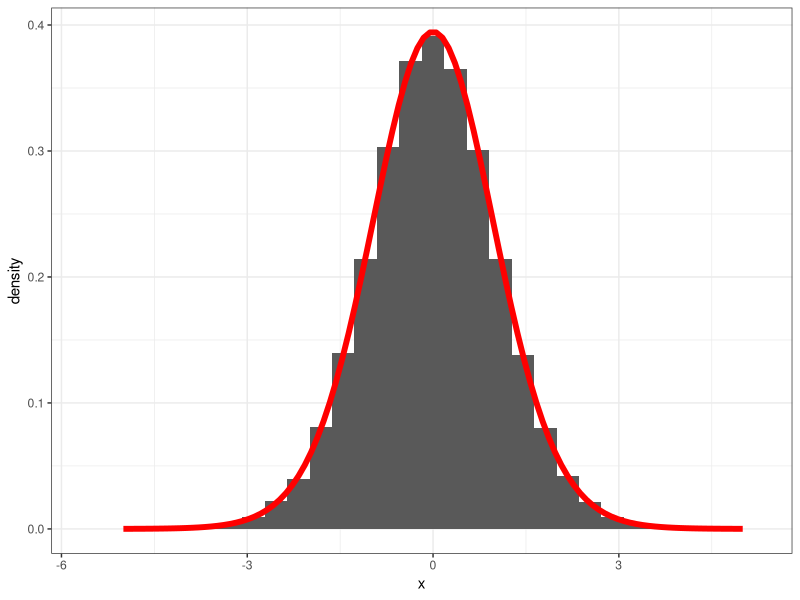
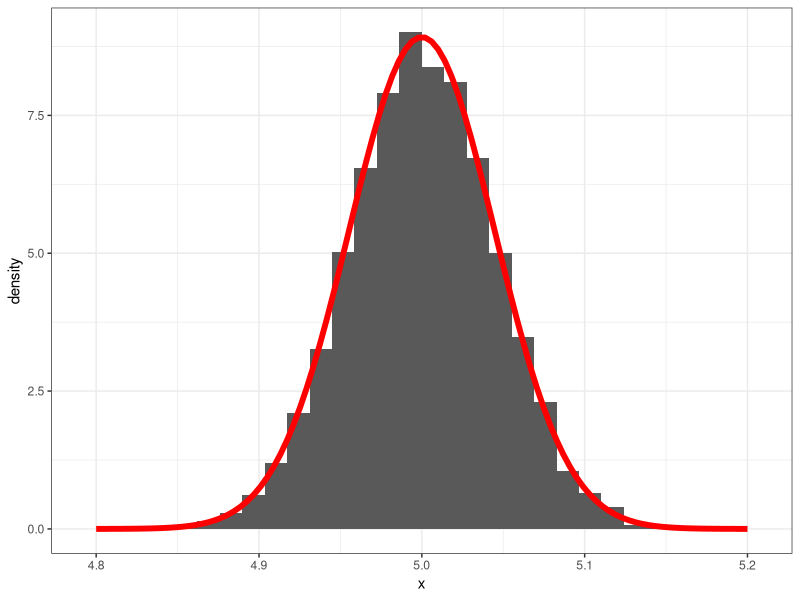
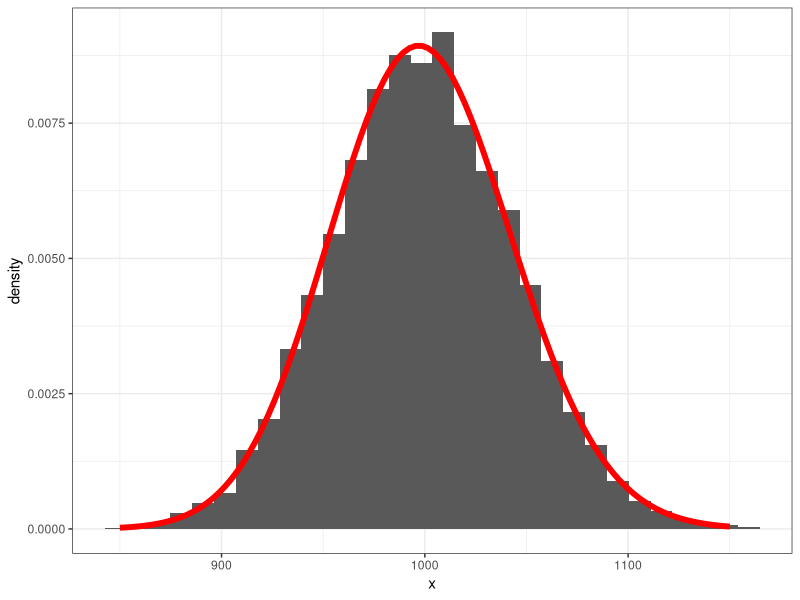
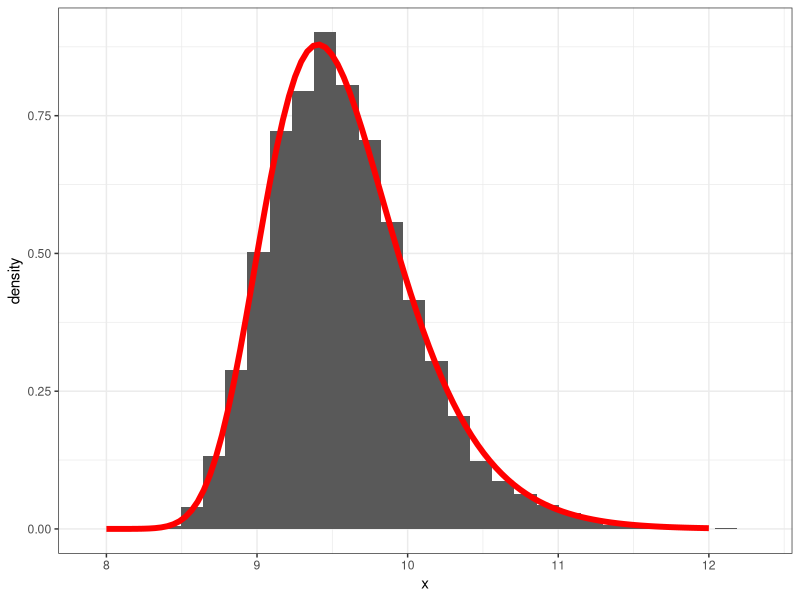
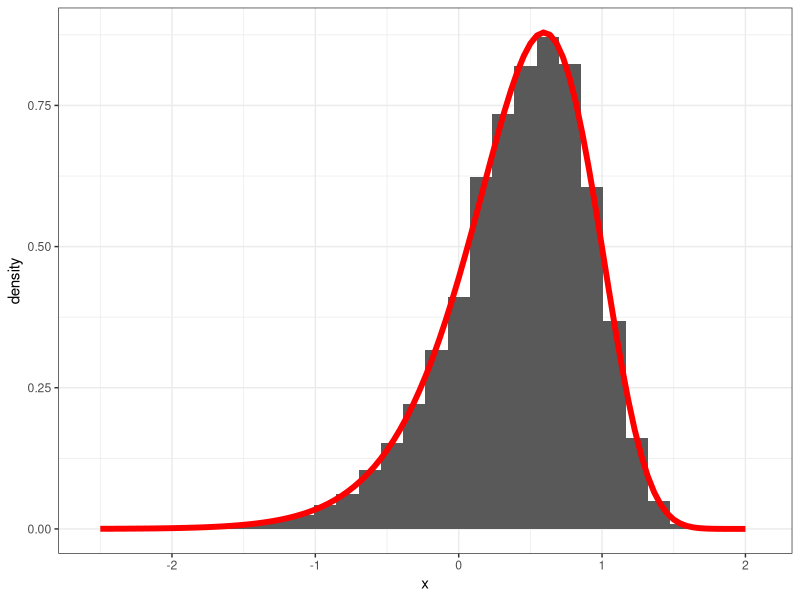
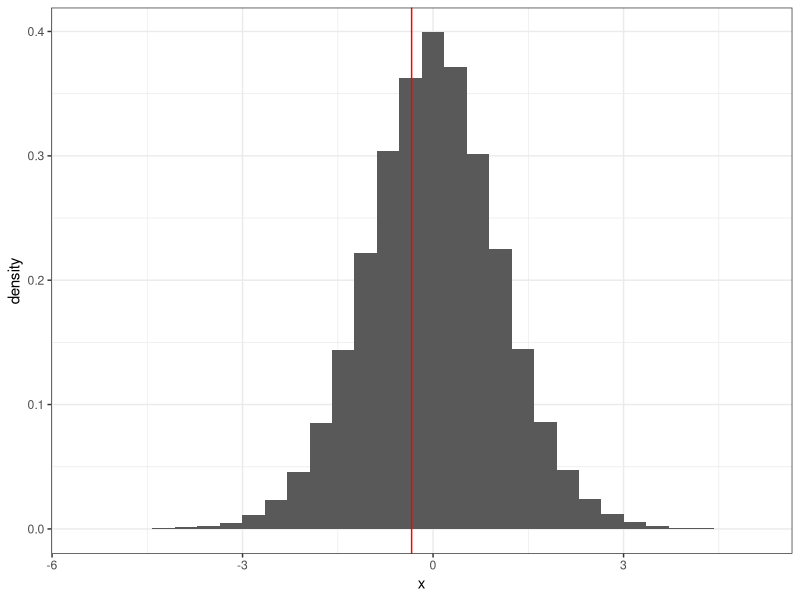
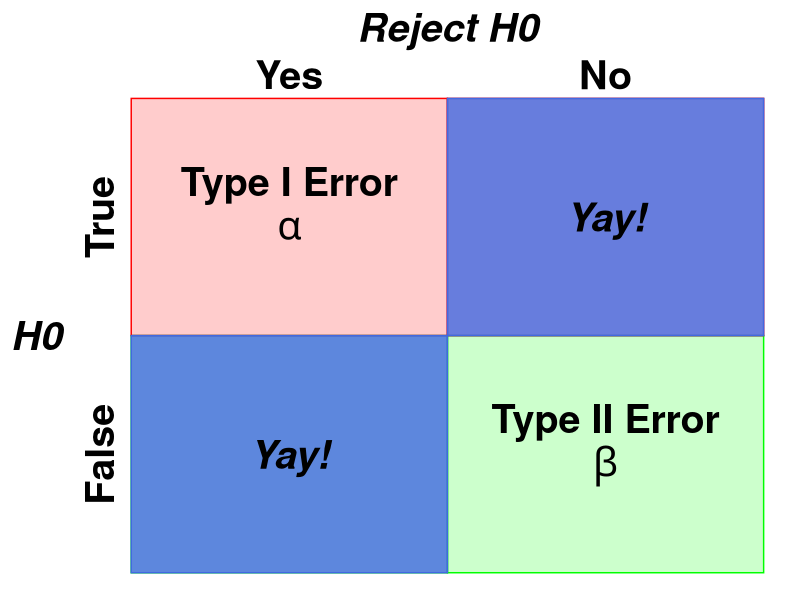
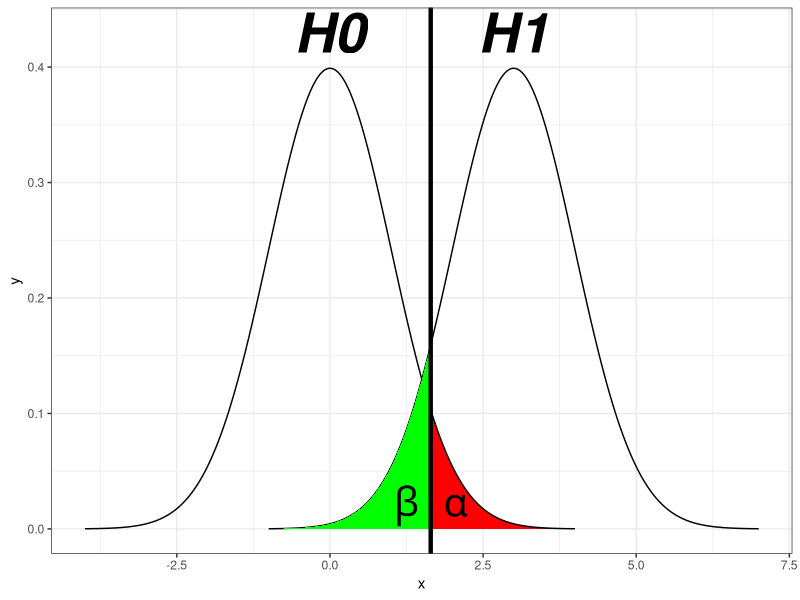

Here is the R script that generated these plots, in order:
## ---- chunk 1
#| code-fold: false

library(tidyverse)
theme_set(theme_bw())

## ---- chunk 2
#| code-fold: show
x <- rnorm(24, 3, 3)
## ---- chunk 3
t_stat <- function(i){
  x <- rnorm(24, 3, 3)
  tt <- (mean(x) - 3)/(sd(x)/sqrt(24))
  return(tt)
}
t_dist <- sapply(1:100000, t_stat)
xe <- seq(-5, 5, length.out = 100)
t_dist |> tibble(x = _) |> 
  ggplot(aes(x, y = ..density..)) +
  geom_histogram() +
  geom_line(data = tibble(x = xe, y = dt(xe, 23)),
            mapping = aes(x,y),
            col =  "red", lwd = 2)
## ---- chunk 4
#| code-fold: show
sim1 <- function(i){
  x <- rnorm(1000, mean = 5, sd = sqrt(2))
  return(mean(x))
}
results <- replicate(10000, sim1(1))

xe <- seq(4.8, 5.2, length.out = 100)
tibble(x = results) |> 
  ggplot(aes(x, y = ..density..)) +
  geom_histogram() +
  geom_line(data = tibble(x = xe, y = dnorm(xe, 5, sqrt(2/1000))),
            mapping = aes(x,y),
            col =  "red", lwd = 2)


## ---- chunk 5
#| code-fold: show
sim2 <- function(i){
  x <- rnorm(1000, mean = 5, sd = sqrt(2))
  return(var(x))
}
results <- replicate(10000, sim2(1))

xe <- seq(850, 1150, length.out = 100)
tibble(x = 999 * results / 2) |> 
  ggplot(aes(x, y = ..density..)) +
  geom_histogram() +
  geom_line(data = tibble(x = xe, y = dchisq(xe, 999)),
            mapping = aes(x,y),
            col =  "red", lwd = 2)


## ---- chunk 6
sim3 <- function(i){
  x <- rnorm(1000, mean = 5, sd = sqrt(2))
  return(max(x))
}
results <- replicate(10000, sim3(1))

xe <- seq(8, 12, length.out = 100)
tibble(x = results) |> 
  ggplot(aes(x, y = ..density..)) +
  geom_histogram() +
  geom_line(data = tibble(x = xe, 
                          y = 1000 * dnorm(xe, 5, sqrt(2)) * pnorm(xe, 5, sqrt(2))^999),
            mapping = aes(x,y),
            col =  "red", lwd = 2)

## ---- chunk 7
sim4 <- function(i){
  x <- rnorm(1000, mean = 5, sd = sqrt(2))
  return(min(x))
}
results <- replicate(10000, sim4(1))

xe <- seq(-2.5, 2, length.out = 100)
tibble(x = results) |> 
  ggplot(aes(x, y = ..density..)) +
  geom_histogram() +
  geom_line(data = tibble(x = xe, 
                          y = 1000 * (1 - pnorm(xe, 5, sqrt(2)))^999 * dnorm(xe, 5, sqrt(2))),
            mapping = aes(x,y),
            col =  "red", lwd = 2)

## ---- chunk 8
#| code-fold: show
x <- rnorm(24, 3, 3)
## ---- chunk 9

tstat <- (mean(x) - 3)/(sd(x)/sqrt(24))


t_stat_sim <- function(i){
  x <- rnorm(24, 3, 3)
  tt <- (mean(x) - 3)/(sd(x)/sqrt(24))
  return(tt)
}
t_dist <- sapply(1:100000, t_stat_sim)

t_dist |> tibble(x = _) |> 
  ggplot(aes(x, y = ..density..)) +
  geom_histogram() +
  geom_vline(aes(xintercept = tstat), col = "red")

sum(abs(tstat) < abs(t_dist))
(sum(abs(tstat) < abs(t_dist)) + 1) / (length(t_dist) + 1)


## ---- chunk 10
#| code-fold: show
x <- rnorm(24, 3, 3)
## ---- chunk 11
#| code-fold: false
y <- runif(35, 0, 8)
## ---- chunk 12


a1 <- data.frame(
   x = c(2.5,3.5),
   y = c(41, 41),
   label = c("Yes", "No")
)

a2 <- data.frame(
   x = c(1.9),
   y = c(25, 35),
   label = c("False", "True")
)
a3 <- tibble(x = c(1.7,3), 
             y = c(30, 43), 
             label = c("H0", "Reject H0"))

yay <- tibble(x = c(2.5, 3.5), 
              y = c(25, 35), 
              label = c("Yay!", "Yay!"))

type1 <- tibble(x = c(2.5, 3.5),
                y = c(36.5, 26.5),
                label = c("Type I Error", "Type II Error"))

type2 <- tibble(x = c(3.5, 2.5),
                y = c(24.5, 34.5),
                label = c("beta", "alpha"))


# basic graph
p <- ggplot() + theme_void()

# Add rectangles
p + annotate("rect", 
             xmin=c(2,3), xmax=c(3,4), 
             ymin=c(20,20), ymax=c(30,30), 
             alpha=0.2, color="green", fill="green") + 
    annotate("rect", 
             xmin=c(2,3), xmax=c(3,4), 
             ymin=c(30,30), ymax=c(40,40), 
             alpha=0.2, color="red", fill="red") +
    annotate("rect",
             xmin=c(3,2), xmax=c(4,3),
             ymin=c(30, 20), ymax=c(40, 30),
             alpha=0.8, color="royalblue", fill="royalblue") +
    geom_text(data=a1, aes(x=x, y=y, label=label),
             size=10 , fontface="bold" ) +
    geom_text(data=a3, aes(x=x, y=y, label=label),
             size=10 , fontface="bold.italic" ) +
    geom_text(data=a2, aes(x=x, y=y, label=label),
             size=10, angle = 90, fontface="bold" ) +
    geom_text(data=yay, aes(x=x, y=y, label=label),
             size=10, fontface="bold.italic" ) +
    geom_text(data=type1, aes(x=x, y=y, label=label),
             size=10, fontface="bold") +
    geom_text(data=type2, aes(x=x, y=y, label=label),
             size=10, fontface="bold", parse = T ) 

  

## ---- chunk 13
x <- seq(-4, 4, length.out = 1000)
xx <- seq(-1, 7, length.out = 1000)
dt_one<-function(x){
            y <- dnorm(x)
            y[x < qnorm(.94)] <-NA
            return(y)
}
dt_two<-function(x){
            y <- dnorm(x, mean = 3)
            y[x > 1.645] <-NA
            return(y)
}
df1 <- tibble(x = x, y = dnorm(x))
df2 <- tibble(x = xx, y = dnorm(xx, mean = 3))

a1 <- tibble(x = c(0,3), y = c(0.43, 0.43), label = c("H0", "H1"))
a2 <- tibble(x = c(2.05,1.25), y = c(0.02, 0.02), label = c(paste("alpha"), "beta"))

df1 |> 
  ggplot(aes(x, y)) +
    stat_function(fun = dt_one, geom = "area", fill = "red") +
    geom_line() +
    geom_line(aes(x, y), df2) +
    stat_function(fun = dt_two, geom = "area", fill = "green") +
    geom_vline(aes(xintercept = 1.645), lwd = 1.5) +
    geom_text(data=a1, aes(x=x,y=y, label=label),
              size=14 , fontface="bold.italic" ) +
    geom_text(data=a2, aes(x=x,y=y, label=label),
              size=10 , fontface="bold.italic", parse = T) +
    theme_bw()

## ---- chunk 14
x <- seq(-4, 4, length.out = 1000)
xx <- seq(-1, 7, length.out = 1000)
dt_one<-function(x){
            y <- dnorm(x)
            y[x < qnorm(.94)] <-NA
            return(y)
}
dt_two<-function(x){
            y <- dnorm(x, mean = 3)
            y[x > 1.645] <-NA
            return(y)
}
df1 <- tibble(x = x, y = dnorm(x))
df2 <- tibble(x = xx, y = dnorm(xx, mean = 3))

a1 <- tibble(x = c(0,3), y = c(0.43, 0.43), label = c("H0", "H1"))
a2 <- tibble(x = c(2.05,1.25), y = c(0.02, 0.02), label = c(paste("alpha"), "beta"))

df1 |> 
  ggplot(aes(x, y)) +
    stat_function(fun = dt_one, geom = "area", fill = "red") +
    geom_line() +
    geom_line(aes(x, y), df2) +
    stat_function(fun = dt_two, geom = "area", fill = "green") +
    geom_vline(aes(xintercept = 1.645), lwd = 1.5) +
    geom_text(data=a1, aes(x=x,y=y, label=label),
              size=14 , fontface="bold.italic" ) +
    geom_text(data=a2, aes(x=x,y=y, label=label),
              size=10 , fontface="bold.italic", parse = T) +
    theme_bw()
